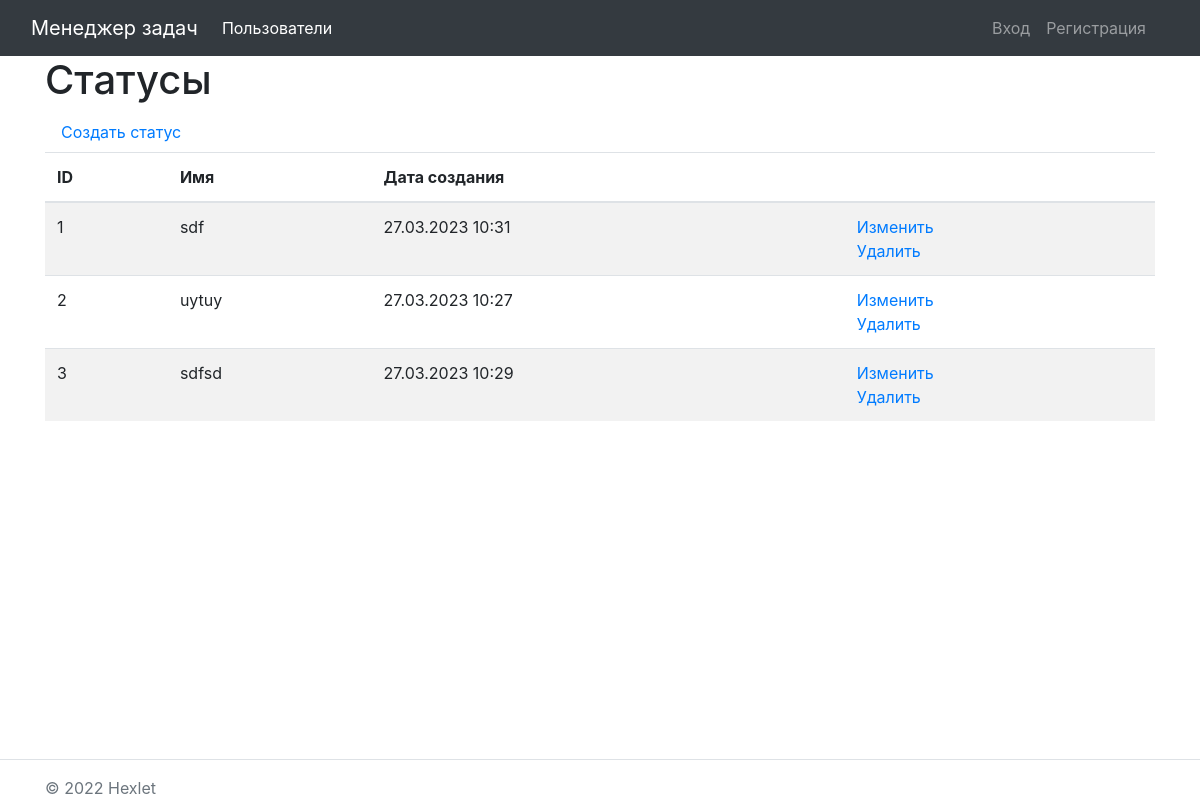
Screenshot of /statuses/ with the database file from the repository.
### task_manager/statuses/models.py (models this page shows, shortened)
class Status(models.Model):
    name = models.CharField(max_length=130, unique=True, verbose_name="Имя")
    creatad_at = models.DateTimeField(auto_now=True)
    class Meta:
        verbose_name = _('Статус')
        verbose_name_plural = _('Статусы')

### task_manager/statuses/views.py (the view)
# urls.py: path('', StatusListView.as_view(), name='status_list')
class StatusListView(ListView):
    model = Status
    tempalte_name = 'statuses/list.html'

### task_manager/statuses/templates/statuses/status_list.html
{% extends 'base.html' %}
{% load i18n %}
{% block content %}
    <h1>Статусы</h1>
    <a class="nav-link" href="/statuses/create/">{% translate 'Создать статус' %}</a>
    <table class="table table-striped">
        <thead>
            <tr>
                <th>ID</th>
                <th>Имя</th>
                <th>Дата создания</th>
                <th></th>
            </tr>
        </thead>
        <tbody>
            {% for status in object_list %}
            <tr>
                <td>{{ status.id }}</td>
                <td>{{ status.name }}</td>
                <td>{{ status.creatad_at|date:"d.m.Y H:i" }}</td>
                <td>
                    <a href="{% url 'status_update' status.id %}">{% translate 'Изменить' %}</a>
                    <br>
                    <a href="{% url 'status_delete' status.id %}">{% translate 'Удалить' %}</a>
                </td>
            </tr>
            {% endfor %}
        </tbody>
    </table>
{% endblock content %}

### rows the page displays
Status: id "1", name "sdf", creatad_at "27.03.2023 10:31"
Status: id "2", name "uytuy", creatad_at "27.03.2023 10:27"
Status: id "3", name "sdfsd", creatad_at "27.03.2023 10:29"
